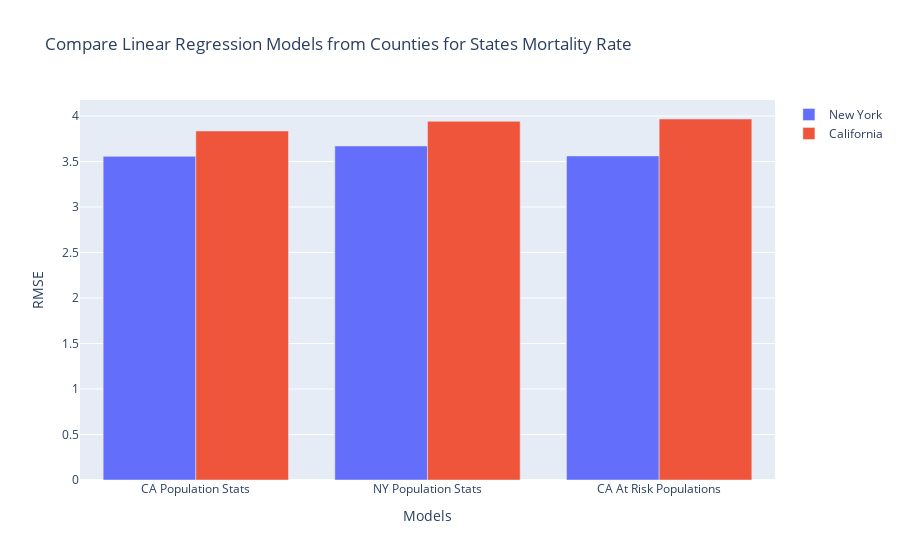

The notebook cell saved with this chart:
### Code cell
x_labels = ['CA Population Stats','NY Population Stats','CA At Risk Populations','NY At Risk Populations','CA Infrastructure','NY Infrastructure']
ca_training_err = [ca_pop_compare_error, ca_risk_compare_error, ca_inf_compare_error]
ny_training_err = [ny_pop_compare_error,ny_risk_compare_error, ny_inf_compare_error]

states_fig = go.Figure([
        go.Bar(x = x_labels, y = ny_training_err, name='New York'),
        go.Bar(x = x_labels, y =ca_training_err, name='California')])
states_fig.update_layout(
        title = 'Compare Linear Regression Models from Counties for States Mortality Rate',
        xaxis_title='Models',
        yaxis_title='RMSE')

### Figure 1 — Plotly figure (JSON) as saved in the notebook; plotly's stock layout.template omitted (floating-point values rounded to 4 significant figures)
{"data": [{"name": "New York", "type": "bar", "x": ["CA Population Stats", "NY Population Stats", "CA At Risk Populations", "NY At Risk Populations", "CA Infrastructure", "NY Infrastructure"], "y": [3.557, 3.671, 3.561]}, {"name": "California", "type": "bar", "x": ["CA Population Stats", "NY Population Stats", "CA At Risk Populations", "NY At Risk Populations", "CA Infrastructure", "NY Infrastructure"], "y": [3.835, 3.942, 3.967]}], "layout": {"title": {"text": "Compare Linear Regression Models from Counties for States Mortality Rate"}, "xaxis": {"title": {"text": "Models"}}, "yaxis": {"title": {"text": "RMSE"}}}}
